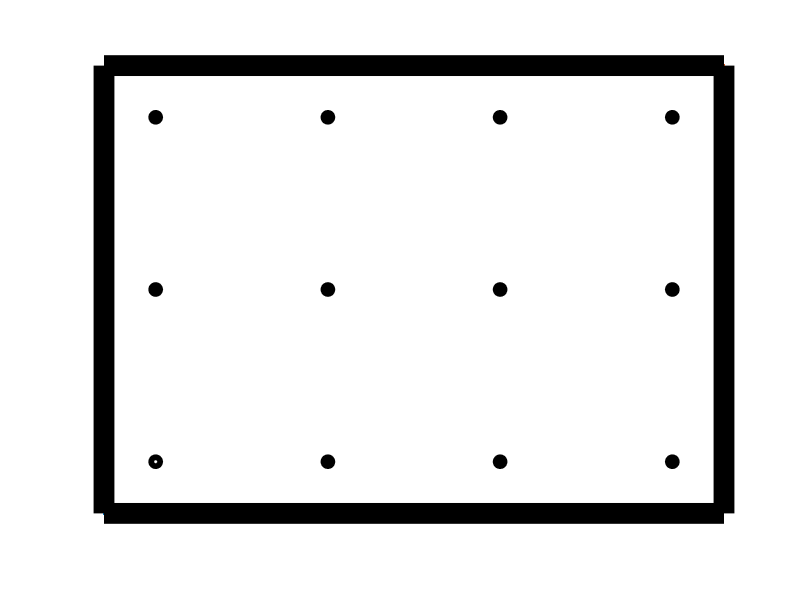

The MATLAB source for this figure:
clf;

markersize = 10;
x = 0:1:3;
y = 0:1:2;
[X,Y] = meshgrid(x, y);

% bounding box
eps = .3;
xb = x(1) - eps;
yb = y(1) - eps;
w = x(end) - x(1) + 2*eps;
h = y(end) - y(1) + 2*eps;
box = [xb yb w h];

hold on
plot(X, Y, 'ok', 'MarkerFaceColor', 'k', 'MarkerSize', markersize);
plot(0, 0, 'ow', 'MarkerFaceColor', 'w', 'MarkerSize', markersize/6);
plot(xb, yb, xb + w, yb + h);
rectangle('Position', box, 'EdgeColor', 'k', 'LineWidth', 15);
hold off
axis image
axis off